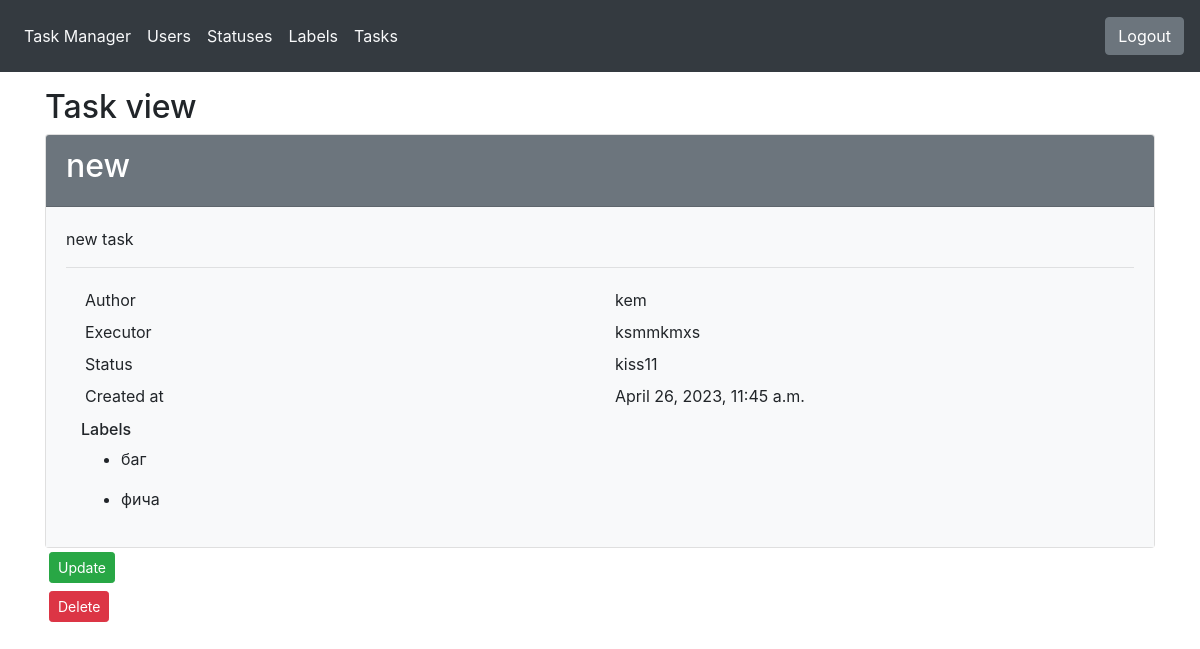
Screenshot of /tasks/13/ (signed in) with the database file from the repository.
### tasks/models.py (models this page shows, shortened)
class Tasks(models.Model):
    name = models.CharField(_('name'), max_length=255, unique=True)
    status = models.ForeignKey(
        Statuses,
        on_delete=models.PROTECT,
        null=False,
        verbose_name=_('status')
    )
    description = models.TextField(_('description'), blank=True, null=True)
    author = models.ForeignKey(
        User,
        on_delete=models.PROTECT,
        null=False,
        related_name='author_tasks',
        verbose_name=_('author')
    )
    executor = models.ForeignKey(
        User,
        on_delete=models.PROTECT,
        null=True,
        related_name='executor_tasks',
        verbose_name=_('executor')
    )
    labels = models.ManyToManyField(
        Labels,
        blank=True,
        null=True,
        verbose_name=_('Labels')
    )
    created_at = models.DateTimeField(_('Created at'), auto_now_add=True)
    class Meta:
        verbose_name = _('Tasks')
        verbose_name_plural = _('Tasks')
        ordering = ['-created_at']

### statuses/models.py (models this page shows)
class Statuses(models.Model):
    name = models.CharField(_('name'), max_length=255, unique=True)
    created_at = models.DateTimeField(_('created at'), auto_now_add=True)
    def __str__(self) -> str:
        return self.name

### labels/models.py (models this page shows)
class Labels(models.Model):
    name = models.CharField(_('name'), max_length=100, unique=True)
    created_at = models.DateTimeField(_('created at'), auto_now_add=True)
    def __str__(self) -> str:
        return self.name
    class Meta:
        verbose_name = _('Labels')
        verbose_name_plural = _('Labels')
        ordering = ['-created_at']

### tasks/views.py (the view)
# urls.py: path('<int:pk>/', TaskView.as_view(), name='task_view'),
class TaskView(BaseLoginRequiredMixin, DetailView):
    model = Tasks
    template_name = 'tasks/task_view.html'

### common/mixins.py (called while the page is built)
    @method_decorator(login_required_message)
    def dispatch(self, request, *args, **kwargs):
        return super().dispatch(request, *args, **kwargs)

### templates/tasks/task_view.html (shortened to what this page needs)
{% extends 'base.html' %}
{% load i18n %}
{% block content %}
<main>
    <div class="container">
        <div class="justify-content-center align-items-center">
            <h2 class="mt-3">{% trans "Task view" %}</h2>
            <div class="card">
                <div class="card-header bg-secondary text-white">
                    <h2>{{ object.name }}</h2>
                </div>
                <div class="card-body bg-light">
                    {% if object.description %}
                        <p>{{ object.description }}</p>
                    {% endif %}
                    <hr>
                    <div class="container">
                        <div class="row p-1">
                        <div class="col">{% trans "author" %}</div>
                        <div class="col">{{ object.author }}</div>
                        </div>
                        <div class="row p-1">
                        <div class="col">{% trans "executor" %}</div>
                        <div class="col">{{ object.executor }}</div>
                        </div>
                        <div class="row p-1">
                        <div class="col">{% trans "status" %}</div>
                        <div class="col">{{ object.status }}</div>
                        </div>
                        <div class="row p-1">
                        <div class="col">{% trans "Created at" %}</div>
                        <div class="col">{{ object.created_at }}</div>
                        </div>
                        <div class="row p-1"></div>
                                <h6>{% trans 'Labels'%}</h6>
                                {% for label in object.labels.all %}
                                    <ul>
                                        <li>{{ label }}</li>
                                    </ul>
                            {% endfor %}
                        </div>
                        </div>
                     </div>
                        <div class="row p-1">
                            <div class="col">
                                <a href="{% url 'update_task' object.pk %}" class="btn btn-success btn-sm">{% trans "Update" %}</a>
                                <a href="{% url 'delete_task' object.pk %}" class="btn btn-danger btn-sm">{% trans "Delete" %}</a>
                            </div>
                        </div>
                    </div>
                </div>
</main>
{% endblock %}

### rows the page displays
Tasks: name "new", description "new task", author "kem", executor "ksmmkmxs", status "kiss11", created_at "April 26, 2023, 11:45 a.m."
Labels: name "баг"
Labels: name "фича"
